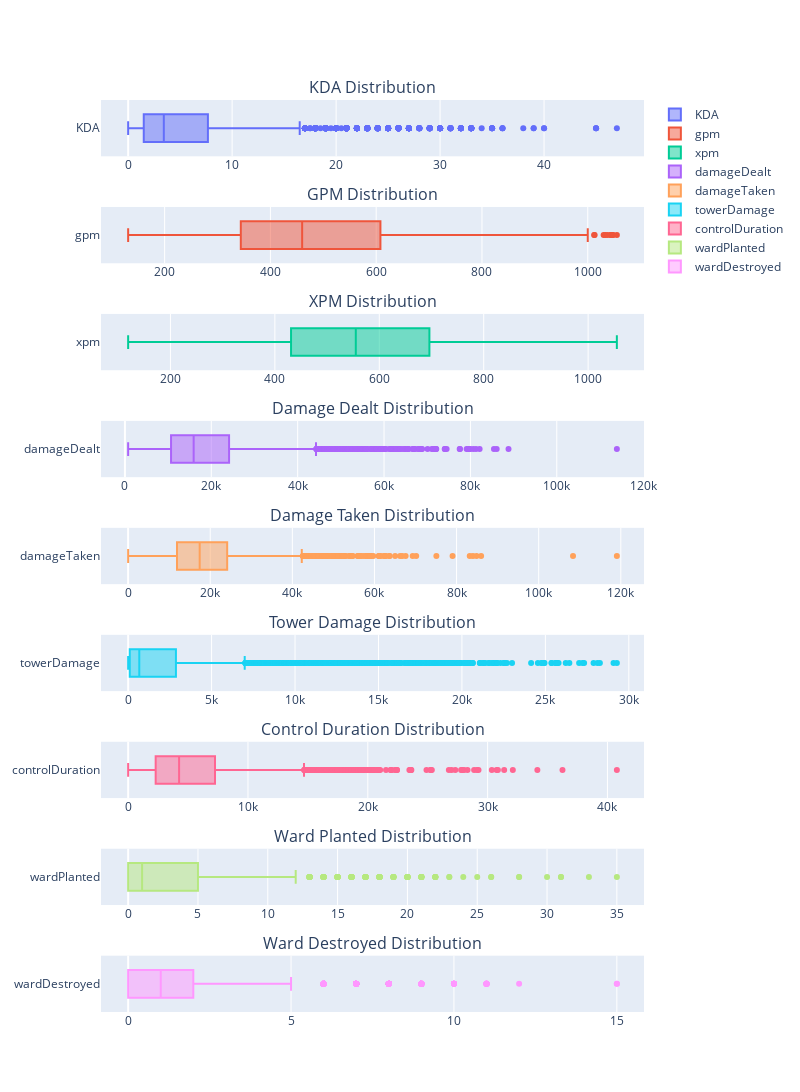

The code cell stored with this chart in its notebook:
### Code cell
# make a bar graph for each feature using plotly express to check the distribution of each feature
import plotly.express as px
import plotly.graph_objects as go
from plotly.subplots import make_subplots

# make a box graph
fig = make_subplots(rows=9, cols=1, shared_yaxes=True, subplot_titles=('KDA Distribution', 'GPM Distribution', 'XPM Distribution', 'Damage Dealt Distribution', 'Damage Taken Distribution', 'Tower Damage Distribution', 'Control Duration Distribution', 'Ward Planted Distribution', 'Ward Destroyed Distribution'))

fig.add_trace(go.Box(x=all_matches['kda'], name='KDA'), row=1, col=1)
fig.add_trace(go.Box(x=all_matches['gpm'], name='gpm'), row=2, col=1)
fig.add_trace(go.Box(x=all_matches['xpm'], name='xpm'), row=3, col=1)
fig.add_trace(go.Box(x=all_matches['damageDealt'], name='damageDealt'), row=4, col=1)
fig.add_trace(go.Box(x=all_matches['damageTaken'], name='damageTaken'), row=5, col=1)
fig.add_trace(go.Box(x=all_matches['towerDamage'], name='towerDamage'), row=6, col=1)
fig.add_trace(go.Box(x=all_matches['controlDuration'], name='controlDuration'), row=7, col=1)
fig.add_trace(go.Box(x=all_matches['wardPlanted'], name='wardPlanted'), row=8, col=1)
fig.add_trace(go.Box(x=all_matches['wardDestroyed'], name='wardDestroyed'), row=9, col=1)

fig.update_layout(height=1200, width=800)

fig.show()

### Figure 1 — Plotly figure (JSON) as saved in the notebook; plotly's stock layout.template omitted (floating-point values rounded to 4 significant figures; data arrays with more than 128 entries replaced by an {"elided": "..."} marker saying what was removed)
{"data": [{"name": "KDA", "type": "box", "x": {"elided": "4860 float values"}, "xaxis": "x", "yaxis": "y"}, {"name": "gpm", "type": "box", "x": {"elided": "4860 int values"}, "xaxis": "x2", "yaxis": "y2"}, {"name": "xpm", "type": "box", "x": {"elided": "4860 int values"}, "xaxis": "x3", "yaxis": "y3"}, {"name": "damageDealt", "type": "box", "x": {"elided": "4860 int values"}, "xaxis": "x4", "yaxis": "y4"}, {"name": "damageTaken", "type": "box", "x": {"elided": "4860 int values"}, "xaxis": "x5", "yaxis": "y5"}, {"name": "towerDamage", "type": "box", "x": {"elided": "4860 int values"}, "xaxis": "x6", "yaxis": "y6"}, {"name": "controlDuration", "type": "box", "x": {"elided": "4860 int values"}, "xaxis": "x7", "yaxis": "y7"}, {"name": "wardPlanted", "type": "box", "x": {"elided": "4860 int values"}, "xaxis": "x8", "yaxis": "y8"}, {"name": "wardDestroyed", "type": "box", "x": {"elided": "4860 int values"}, "xaxis": "x9", "yaxis": "y9"}], "layout": {"annotations": [{"font": {"size": 16}, "showarrow": false, "text": "KDA Distribution", "x": 0.5, "xanchor": "center", "xref": "paper", "y": 1, "yanchor": "bottom", "yref": "paper"}, {"font": {"size": 16}, "showarrow": false, "text": "GPM Distribution", "x": 0.5, "xanchor": "center", "xref": "paper", "y": 0.8827, "yanchor": "bottom", "yref": "paper"}, {"font": {"size": 16}, "showarrow": false, "text": "XPM Distribution", "x": 0.5, "xanchor": "center", "xref": "paper", "y": 0.7654, "yanchor": "bottom", "yref": "paper"}, {"font": {"size": 16}, "showarrow": false, "text": "Damage Dealt Distribution", "x": 0.5, "xanchor": "center", "xref": "paper", "y": 0.6481, "yanchor": "bottom", "yref": "paper"}, {"font": {"size": 16}, "showarrow": false, "text": "Damage Taken Distribution", "x": 0.5, "xanchor": "center", "xref": "paper", "y": 0.5309, "yanchor": "bottom", "yref": "paper"}, {"font": {"size": 16}, "showarrow": false, "text": "Tower Damage Distribution", "x": 0.5, "xanchor": "center", "xref": "paper", "y": 0.4136, "yanchor": "bottom", "yref": "paper"}, {"font": {"size": 16}, "showarrow": false, "text": "Control Duration Distribution", "x": 0.5, "xanchor": "center", "xref": "paper", "y": 0.2963, "yanchor": "bottom", "yref": "paper"}, {"font": {"size": 16}, "showarrow": false, "text": "Ward Planted Distribution", "x": 0.5, "xanchor": "center", "xref": "paper", "y": 0.179, "yanchor": "bottom", "yref": "paper"}, {"font": {"size": 16}, "showarrow": false, "text": "Ward Destroyed Distribution", "x": 0.5, "xanchor": "center", "xref": "paper", "y": 0.06173, "yanchor": "bottom", "yref": "paper"}], "height": 1200, "width": 800, "xaxis": {"anchor": "y", "domain": [0, 1]}, "xaxis2": {"anchor": "y2", "domain": [0, 1]}, "xaxis3": {"anchor": "y3", "domain": [0, 1]}, "xaxis4": {"anchor": "y4", "domain": [0, 1]}, "xaxis5": {"anchor": "y5", "domain": [0, 1]}, "xaxis6": {"anchor": "y6", "domain": [0, 1]}, "xaxis7": {"anchor": "y7", "domain": [0, 1]}, "xaxis8": {"anchor": "y8", "domain": [0, 1]}, "xaxis9": {"anchor": "y9", "domain": [0, 1]}, "yaxis": {"anchor": "x", "domain": [0.9383, 1]}, "yaxis2": {"anchor": "x2", "domain": [0.821, 0.8827]}, "yaxis3": {"anchor": "x3", "domain": [0.7037, 0.7654]}, "yaxis4": {"anchor": "x4", "domain": [0.5864, 0.6481]}, "yaxis5": {"anchor": "x5", "domain": [0.4691, 0.5309]}, "yaxis6": {"anchor": "x6", "domain": [0.3519, 0.4136]}, "yaxis7": {"anchor": "x7", "domain": [0.2346, 0.2963]}, "yaxis8": {"anchor": "x8", "domain": [0.1173, 0.179]}, "yaxis9": {"anchor": "x9", "domain": [0, 0.06173]}}}
